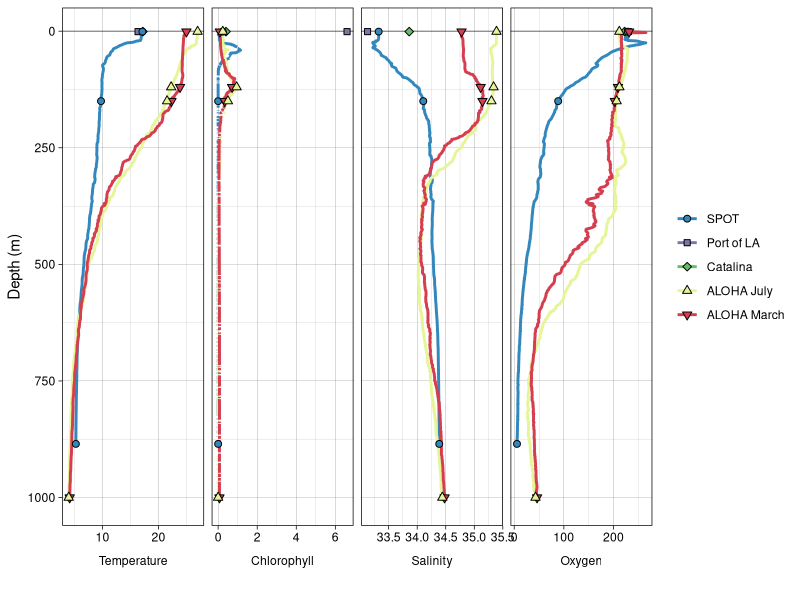
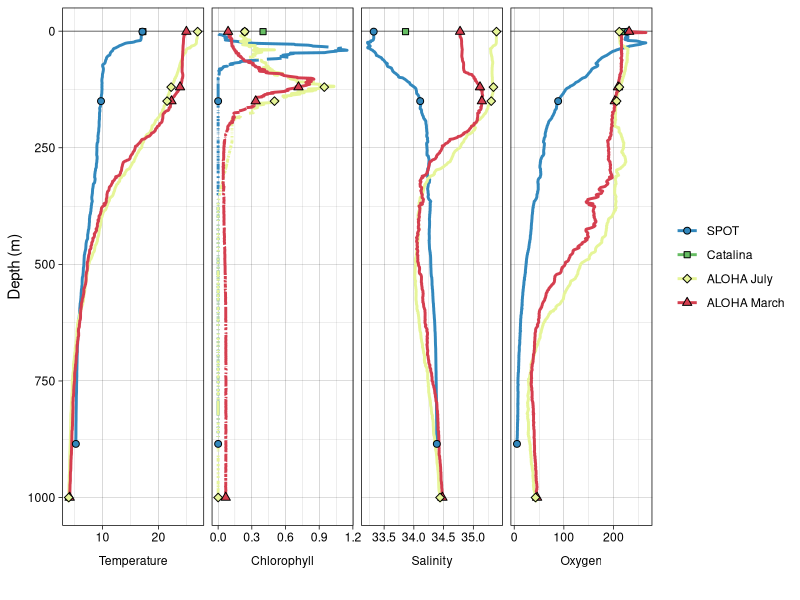
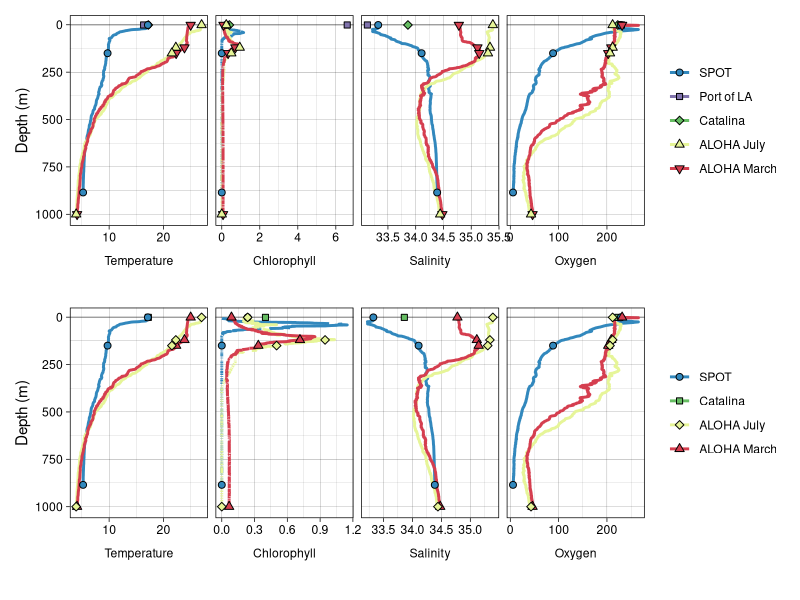

These figures' R source, in order:
## ---- chunk 1
library(tidyverse); library(patchwork)
## ---- chunk 2
tmp_all_metadata <- read.csv("input-data/All_metadata.csv")
# colnames(tmp_all_metadata)
# unique(tmp_all_metadata$Site)
# View(tmp_all_metadata)
july <- read.delim("input-data/flor_env_ALOHAJuly_SPOT.txt")
march <- read.delim("input-data/flour_ALOHAMarch.txt")
## ---- chunk 3
# head(july)
# head(march)
fluor <- july %>% 
  left_join(march) %>% 
  pivot_longer(cols = SPOT:ALOHAMarch, names_to = "Site", values_to = "Fluor")
# unique(fluor$Site)
metadata_all <- tmp_all_metadata %>% 
  filter((!Site == "ALOHA")) %>% 
  select(-X) %>% 
  left_join(fluor) %>% 
  pivot_longer(cols = Temp:Fluor, names_to = "VARIABLE", values_to = "VALUE")
# head(metadata_all)
# unique(metadata_all$Site)
## ---- chunk 4
site_order <- c("SPOT", "PortofLA", "Catalina", "ALOHAJuly", "ALOHAMarch")
site_label <- c("SPOT", "Port of LA", "Catalina", "ALOHA July", "ALOHA March")
site_color_fill <- c("#3288bd", "#8073ac", "#66bd63", "#e6f598", "#d53e4f")
site_color_fill_nopola <- c("#3288bd", "#66bd63", "#e6f598", "#d53e4f")
## ---- chunk 5
spot<-c(1,150,885)
spotsite<-c("SPOT", "Catalina", "PortofLA")
aloha<-c(1,120,150,1000)

metadata_pt_depth <- metadata_all %>% 
  filter(Site %in% spotsite & Depth %in% spot | grepl("ALOHA", Site) & Depth %in% aloha) %>% 
  add_column(Label = "discrete") %>% 
  mutate(VAR_ORDER = factor(VARIABLE, levels = c("Temp", "Fluor", "Sal", "Oxy"), labels = c("Temperature", "Chlorophyll", "Salinity", "Oxygen"))) %>% 
  mutate(SITE_ORDER = factor(Site, levels = site_order, labels = site_label))
# unique(metadata_all$Site)
## ---- chunk 6
allenv <- metadata_all %>% 
  mutate(VAR_ORDER = factor(VARIABLE, levels = c("Temp", "Fluor", "Sal", "Oxy"), labels = c("Temperature", "Chlorophyll", "Salinity", "Oxygen"))) %>% 
  mutate(SITE_ORDER = factor(Site, levels = site_order, labels = site_label)) %>% 
  arrange(Depth) %>% 
  ggplot(aes(y = Depth, x = VALUE)) +
  geom_hline(yintercept = 0, alpha = 0.3) +
  geom_path(size = 1, aes(color = SITE_ORDER)) +
  geom_point(data = metadata_pt_depth, size = 2, aes(y = Depth, x = VALUE, fill = SITE_ORDER, shape = SITE_ORDER)) +
    scale_shape_manual(values = c(21, 22, 23, 24, 25)) +
    scale_fill_manual(values = site_color_fill) +
    scale_color_manual(values = site_color_fill) +
  scale_y_reverse() +
  facet_grid(. ~ VAR_ORDER, scales = "free", switch = "both") +
  theme_linedraw() +
  labs(x = "", y = "Depth (m)") +
  theme(strip.background = element_blank(),
        strip.placement = "outside",
        strip.text = element_text(color = "black"),
        legend.title = element_blank())

allenv
## ---- chunk 7
no_pola <- metadata_all %>% 
  mutate(VAR_ORDER = factor(VARIABLE, levels = c("Temp", "Fluor", "Sal", "Oxy"), labels = c("Temperature", "Chlorophyll", "Salinity", "Oxygen"))) %>% 
  mutate(SITE_ORDER = factor(Site, levels = site_order, labels = site_label)) %>% 
  arrange(Depth) %>% 
  filter(Site != "PortofLA") %>% 
  ggplot(aes(y = Depth, x = VALUE)) +
  geom_hline(yintercept = 0, alpha = 0.3) +
  geom_path(size = 1, aes(color = SITE_ORDER)) +
  geom_point(data = (metadata_pt_depth %>% filter(Site != "PortofLA")), size = 2, aes(y = Depth, x = VALUE, fill = SITE_ORDER, shape = SITE_ORDER)) +
    scale_shape_manual(values = c(21, 22, 23, 24, 25)) +
    scale_fill_manual(values = site_color_fill_nopola) +
    scale_color_manual(values = site_color_fill_nopola) +
  scale_y_reverse() +
  facet_grid(. ~ VAR_ORDER, scales = "free", switch = "both") +
  theme_linedraw() +
  labs(x = "", y = "Depth (m)") +
  theme(strip.background = element_blank(),
        strip.placement = "outside",
        strip.text = element_text(color = "black"),
        legend.title = element_blank())

no_pola
## ---- chunk 8
# svg("figs/water-col.svg", w = 8, h = 7)
allenv + no_pola + patchwork::plot_layout(ncol = 1)
# dev.off()

# Requires manual modification of chlorophyll with Port of LA sample
